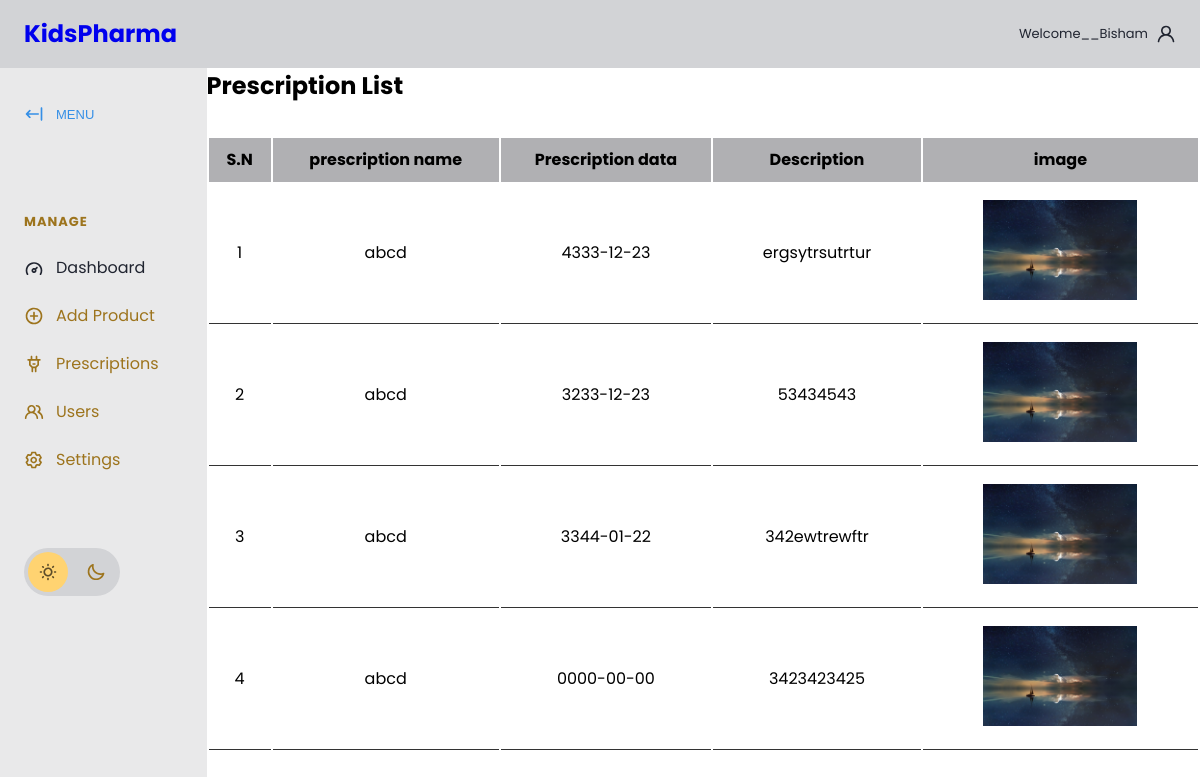
/php/prescriptionshow.php, run on the app's committed database.
### tables this page shows
CREATE TABLE `precription` (
  `ID` int(11) NOT NULL,
  `Username` varchar(50) DEFAULT NULL,
  `p_date` date DEFAULT NULL,
  `description` varchar(200) DEFAULT NULL,
  `p_img` varchar(200) DEFAULT NULL
);

### php/prescriptionshow.php (the view, shortened to what this page needs)
<?php
include_once('connection.php');
 ?>
<!DOCTYPE html>
<html lang="en">
<head>
	<link rel="stylesheet" href="https://cdn.jsdelivr.net/npm/modern-normalize@1.1.0/modern-normalize.min.css">
	<link rel="stylesheet" href="app.css">
    <link rel="stylesheet" href="./product.css">
</head>
<body>
	<header id="main-header">
		<nav>
			<ul>
				<li id="main-header__logo">
					<a href="./admindb.html">
						<h1>KidsPharma</h1>
					</a>
				</li>
			</ul>
			<a href="#">
				<span>Welcome__Bisham</span>
				<svg>
					<use xlink:href="#icon-user"></use>
				</svg>
			</a>
		</nav>
	</header>
	<section id="main">
		<div id="sidebar">
			<button id="sidebar__collapse">
				<svg>
					<use xlink:href="#icon-collapse"></use>
				</svg>
				<span>MENU</span>
			</button>
			<nav id="sidebar__nav">
				<ul>
					<li class="menu-heading"><span>Manage</span></li>
					<li>
						<a href="./admindb.html" class="active">
							<svg>
								<use xlink:href="#icon-dashboard"></use>
							</svg>
							<span>Dashboard</span>
						</a>
					</li>
					<li>
						<a href="./addproduct.php">
							<svg>
								<use xlink:href="#icon-add"></use>
							</svg>
							<span>Add Product</span>
						</a>
					</li>
					<li>
						<a href="prescriptionshow.php">
							<svg>
								<use xlink:href="#icon-plugins"></use>
							</svg>
							<span>Prescriptions</span>
						</a>
					</li>
					<li>
						<a href="./userlist.php">
							<svg>
								<use xlink:href="#icon-users"></use>
							</svg>
							<span>Users</span>
						</a>
					</li>
					<li>
						<a href="#">
							<svg>
								<use xlink:href="#icon-settings"></use>
							</svg>
							<span>Settings</span>
						</a>
					</li>
			</nav>
			<div id="sidebar__theme-switcher">
				<svg id="sidebar__theme-switcher__sun">
					<use xlink:href="#icon-sun"></use>
				</svg>
				<svg id="sidebar__theme-switcher__moon">
					<use xlink:href="#icon-moon"></use>
				</svg>
			</div>
		</div>
<div class="form-container">
    <h1>Prescription List</h1>
    <div class="admin-product-form-container">
        <?php
        $select = mysqli_query($conn, "SELECT * FROM precription");
        $sn = 1;
        ?>
        <div class="product-display">
            <table class="product-display-table">
                <thead>
                    <tr>
                        <th>S.N</th>
                        <th>prescription name
                        <th>Prescription data</th>
                        <th>Description</th>
                        <th>image</th>
                    </tr>
                </thead>
                <?php while ($row = mysqli_fetch_assoc($select)) {
                    ?>
                    <tr>
                        <td>
                            <?php echo $sn++; ?>
                        </td>
                        <td>
                            <?php echo $row['Username']; ?>
                        </td>
                        <td>
                            <?php echo $row['p_date']; ?>
                        </td>
                        <td>
                            <?php echo $row['description'] ?>
                        </td>
                  <td><img src="./prescription_img/<?php echo $row['p_img']; ?>" height="100"></td>
                    </tr>
                <?php } ?>
            </table>
        </div>
    </div>
	</section>
</body>
</html>

### php/app.css (style rules this page uses)
:root { --gray-base: #202430; --gray-shade-60: #13161D; --gray-tint-30: #912941; --gray-tint-50: #9d741d; --gray-tint-80: #D2D3D6; --gray-alpha-80: rgb(32 36 48 / .8); --gray-tint-90: #E9E9EA; --white-base: #fff; --primary-base: #358FE6; --extras-sun: #FFD371; --extras-moon: #7190FF; --extras-black-alpha-64: rgb(0 0 0 / .64); --extras-white-alpha-64: rgb(255 255 255 / .64); }
:root[data-theme="light"] { --main-header-bg: var(--gray-tint-80); --top-bar-icon-fill: var(--gray-base); --sidebar-bg: var(--gray-tint-90); --sidebar-icon-fill: var(--gray-tint-50); --sidebar-icon-active-fill: var(--gray-base); --sidebar-link-color: var(--gray-tint-50); --sidebar-link-active-color: var(--gray-base); --sidebar-menu-heading-color: var(--gray-tint-50); --theme-switcher-bg: var(--gray-tint-80); --theme-switcher-indicator: var(--extras-sun); --theme-switcher-indicator-pos: .25rem; --sun-icon-fill: var(--extras-black-alpha-64); --moon-icon-fill: var(--gray-tint-50); --main-header-link-color: var(--gray-base); }
html { font-size: 100%; line-height: 1.4; }
body { font-family: 'Figtree', sans-serif; }
#main-header { background-color: var(--main-header-bg); padding: 1rem 1.5rem; transition: background-color .4s ease-in-out; }
#main-header nav, #main-header ul, #main-header a { display: flex; align-items: center; }
#main-header nav { justify-content: space-between; }
#main-header nav ul { list-style: none; margin: 0; padding: 0; gap: 2rem; }
#main-header svg { width: 1.5rem; height: 1.5rem; fill: var(--top-bar-icon-fill); transition: fill .4s ease-in-out; }
#main-header__logo, #main-header a span { display: none; }
#main { position: relative; }
#sidebar { background-color: var(--sidebar-bg); padding: 1.5rem 0 1.5rem 1.5rem; position: absolute; top: 0; display: flex; flex-direction: column; gap: 4rem; min-height: 200%; align-items: flex-start; transform: translate3d(-100%, 0, 0); transition: transform .4s ease-in-out, background-color .4s ease-in-out; }
#sidebar svg { width: 1.25rem; height: 1.25rem; fill: var(--sidebar-icon-fill); transition: fill .4s ease-in-out; }
#sidebar__collapse { display: none; }
#sidebar__nav ul { list-style: none; padding: 0; margin: 0; }
#sidebar__nav ul a { display: flex; padding: .75rem 0; gap: .75rem; align-items: center; text-decoration: none; color: var(--sidebar-link-color); padding-right: 3rem; transition: color .3s ease-in-out; }
#sidebar__nav ul a.active { color: var(--sidebar-link-active-color); }
#sidebar__nav ul a.active svg { fill: var(--sidebar-icon-active-fill); }
.menu-heading { color: var(--sidebar-menu-heading-color); font-size: 81.25%; text-transform: uppercase; font-weight: 700; letter-spacing: 1px; padding: .75rem 0; }
#sidebar__theme-switcher { background-color: var(--theme-switcher-bg); border-radius: 50px; display: flex; align-items: center; padding: 0.875rem; gap: 1.75rem; position: relative; cursor: pointer; transition: background-color .4s ease-in-out; }
#sidebar__theme-switcher::before { content: ''; position: absolute; width: 2.5rem; height: 2.5rem; background-color: var(--theme-switcher-indicator); border-radius: 50px; z-index: 0; left: 0; transform: translateX(var(--theme-switcher-indicator-pos)); transition: transform .4s ease-in-out; }
#sidebar__theme-switcher svg { z-index: 1; }
#sidebar #sidebar__theme-switcher__sun { fill: var(--sun-icon-fill); }
#sidebar #sidebar__theme-switcher__moon { fill: var(--moon-icon-fill); }
@media screen and (min-width: 768px) { #main-header__logo { display: block; } }
@media screen and (min-width: 768px) { #main-header svg { width: 1.25rem; height: 1.25rem; } }
@media screen and (min-width: 768px) { #main-header a { text-decoration: none; } }
@media screen and (min-width: 768px) { #main-header a span { display: inline-block; font-size: 81.25%; color: var(--main-header-link-color); transition: color .4s ease-in-out; } }
@media screen and (min-width: 768px) { #main-header a { gap: .5rem; } }
@media screen and (min-width: 768px) { #sidebar { position: relative; transform: none; } }
@media screen and (min-width: 768px) { #main { display: grid; grid-template-columns: auto 1fr; } }
@media screen and (min-width: 768px) { #sidebar__collapse { display: flex; align-items: center; gap: .75rem; padding: .75rem 0; appearance: none; background: transparent; border: none; font-size: 81.25%; color: var(--primary-base); cursor: pointer; } }
@media screen and (min-width: 768px) { #sidebar__collapse svg { fill: var(--primary-base); } }

### data on the page
precription: Username "abcd", p_date "4333-12-23", description "ergsytrsutrtur", p_img (picture)
precription: Username "abcd", p_date "3233-12-23", description "53434543", p_img (picture)
precription: Username "abcd", p_date "3344-01-22", description "342ewtrewftr", p_img (picture)
precription: Username "abcd", p_date "0000-00-00", description "3423423425", p_img (picture)
